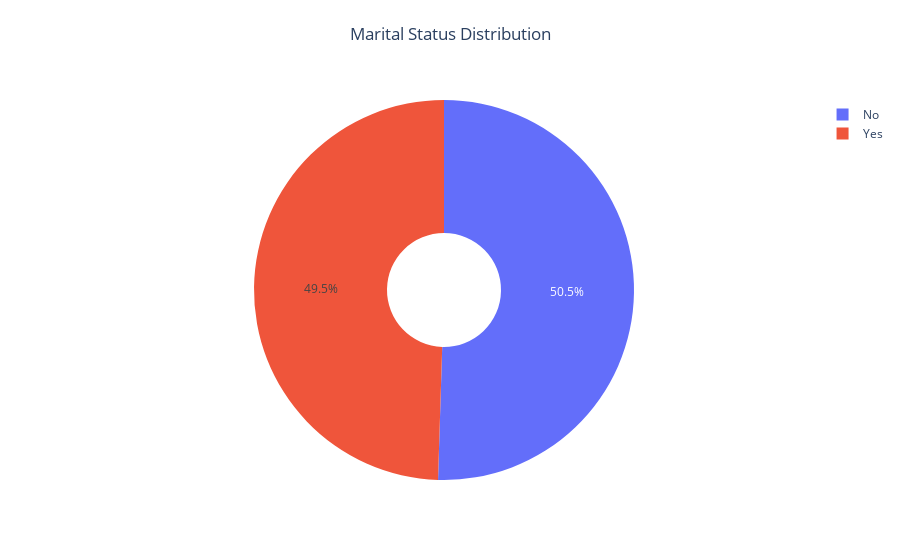

Here is the notebook cell this chart was saved with:
### Markdown cell above
Has huge varience but relately younger dataset.

### Code cell
# show is_married distribution
is_married_distribution_fig = px.pie(
    df,
    names="is_married",
    title="Marital Status Distribution",
    hole=0.3,  # Set the size of the hole in the pie chart
    labels=["Not Married", "Married"],  # Custom labels for the pie chart
)

# Customize layout for better presentation
is_married_distribution_fig.update_layout(
    title={
        "text": "Marital Status Distribution",
        "y": 0.95,
        "x": 0.5,
        "xanchor": "center",
        "yanchor": "top",
    },
)

# Display the pie chart
is_married_distribution_fig.show()

### Figure 1 — Plotly figure (JSON) as saved in the notebook; plotly's stock layout.template omitted (floating-point values rounded to 4 significant figures; data arrays with more than 128 entries replaced by an {"elided": "..."} marker saying what was removed)
{"data": [{"domain": {"x": [0, 1], "y": [0, 1]}, "hole": 0.3, "hovertemplate": "is_married=%{label}<extra></extra>", "labels": {"elided": "1000 str values"}, "legendgroup": "", "name": "", "showlegend": true, "type": "pie"}], "layout": {"legend": {"tracegroupgap": 0}, "title": {"text": "Marital Status Distribution", "x": 0.5, "xanchor": "center", "y": 0.95, "yanchor": "top"}}}
